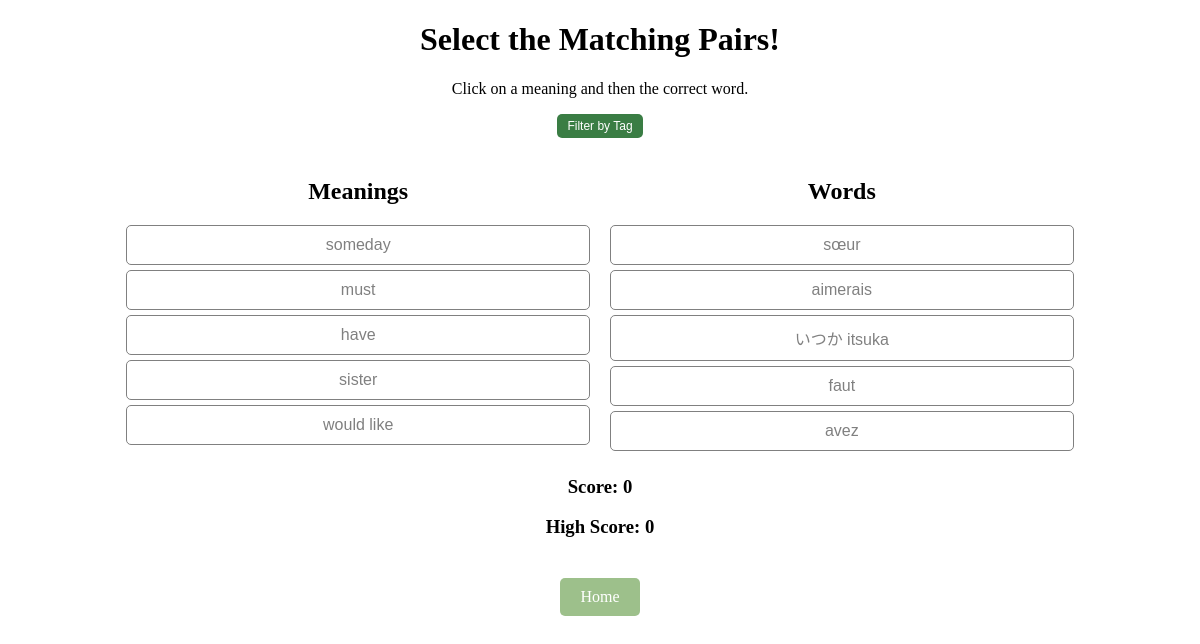
Screenshot of /game with the database file from the repository.
### tables this page shows
CREATE TABLE vocabulary (
                    id INTEGER PRIMARY KEY AUTOINCREMENT,
                    word TEXT NOT NULL,
                    meaning TEXT,
                    example TEXT,
                    translation TEXT,
                    tags TEXT);

### app.py (the view)
@app.route('/game')  # Register the route
def game():
    db = get_db()
    cursor = db.cursor()
    tags = get_all_tags()  # Get all available tags
    selected_tag = request.args.getlist('tags')# Get selected tags from request
    meanings, words, word_dict = get_game_data(selected_tag)  # Modify logic to apply filtering
    if selected_tag:
        tag_conditions = " OR ".join(f"tags LIKE '%{tag}%'" for tag in selected_tag)
        query = f"SELECT word, meaning, tags FROM vocabulary WHERE {tag_conditions}"
    else:
        query = "SELECT word, meaning, tags FROM vocabulary"  # Fetch all if no filter is applied
    cursor.execute(query)
    all_tags = cursor.fetchall()
    tag_count = {}  # Dictionary to store tag counts
    tag_set = set()
    selected_pairs = random.sample(list(word_dict.items()), min(5, len(word_dict)))
    words = [pair[0] for pair in selected_pairs]
    meanings = [pair[1] for pair in selected_pairs]
    random.shuffle(words)
    random.shuffle(meanings)
    for row in all_tags:
        if row["tags"]:
            tag_list = [tag.strip() for tag in row["tags"].split(",") if tag.strip()]
            for tag in tag_list:
                tag_set.add(tag)
                tag_count[tag] = tag_count.get(tag, 0) + 1  # Count occurrences
    return render_template('game.html',
                           tags=tags,
                           selected_tag=selected_tag,
                           meanings=meanings,
                           words=words,
                           word_dict=word_dict,
                           tag_count=tag_count)

### app.py (called while the page is built)
def get_db():
    conn = sqlite3.connect("database.db")
    conn.row_factory = sqlite3.Row  # Enables dictionary-like access
    return conn

@app.route('/get_all_tags')  # Fix incorrect route
def get_all_tags():
    conn = sqlite3.connect("database.db")
    conn.row_factory = sqlite3.Row
    cursor = conn.cursor()
    cursor.execute("SELECT tags FROM vocabulary")
    all_tags = cursor.fetchall()
    conn.close()
    tag_set = set()
    for row in all_tags:
        if row["tags"]:
            tag_list = [tag.strip() for tag in row["tags"].split(",") if tag.strip()]
            tag_set.update(tag_list)
    return sorted(tag_set)

def get_game_data(selected_tags=None):
    conn = sqlite3.connect("database.db")
    conn.row_factory = sqlite3.Row
    cursor = conn.cursor()
    query = "SELECT word, meaning FROM vocabulary"
    params = []
    if selected_tags:
        tag_conditions = " OR ".join(["tags LIKE ?" for _ in selected_tags])
        query += f" WHERE {tag_conditions}"
        params = [f"%{tag}%" for tag in selected_tags]
    cursor.execute(query, params)
    words_data = cursor.fetchall()
    conn.close()
    word_dict = {row["word"]: row["meaning"] for row in words_data}
    words = list(word_dict.keys())
    meanings = list(word_dict.values())
    random.shuffle(meanings)
    random.shuffle(words)
    return meanings, words, word_dict

### templates/game.html (shortened to what this page needs)
<!DOCTYPE html>
<html>
<head>
    <link rel="stylesheet" href="{{ url_for('static', filename='game.css') }}">
</head>
<body>
    <h1>Select the Matching Pairs!</h1>
    <p>Click on a meaning and then the correct word.</p>
    <button class="filter-btn" id="filterButton" type="button">Filter by Tag</button>
    <div class="game-container">
        <div class="column">
            <h2>Meanings</h2>
            <div id="meanings">
                {% for meaning in meanings %}
                    <button class="match-btn" data-type="meaning" data-value="{{ meaning }}">{{ meaning }}</button>
                {% endfor %}
            </div>
        </div>
        <div class="column">
            <h2>Words</h2>
            <div id="words">
                {% for word in words %}
                    <button class="match-btn" data-type="word" data-value="{{ word_dict[word] }}">{{ word }}</button>
                {% endfor %}
            </div>
        </div>
    </div>
    <h3 id="score">Score: 0</h3>
    <h3 id="highScore">High Score: 0</h3>
    <div class="home-container">
        <a href="/" class="home-btn">Home</a>
    </div>
</body>
</html>

### static/game.css (style rules this page uses)
h1, h3, p { text-align: center; }
.filter-btn { text-align: center; display: block; margin: 10px auto; background-color: #3A7D44; color: white; border: none; }
button { background-color: white; color: grey; border: 1px solid grey; padding: 5px 10px; cursor: pointer; font-size: 12px; border-radius: 5px; }
.game-container { display: flex; justify-content: space-between; width: 80%; margin: 20px auto; gap: 20px; }
.column { flex: 1; text-align: center; }
.match-btn { display: block; width: 100%; margin: 5px 0; padding: 10px; font-size: 16px; cursor: pointer; }
.home-container { text-align: center; margin-top: 40px; }
.home-btn { display: inline-block; padding: 10px 20px; font-size: 16px; background-color: #9DC08B; color: white; text-decoration: none; border-radius: 5px; cursor: pointer; }

### rows the page displays
vocabulary: meaning "someday", word "いつか itsuka"
vocabulary: meaning "must", word "faut"
vocabulary: meaning "have", word "avez"
vocabulary: meaning "sister", word "sœur"
vocabulary: meaning "would like", word "aimerais"
